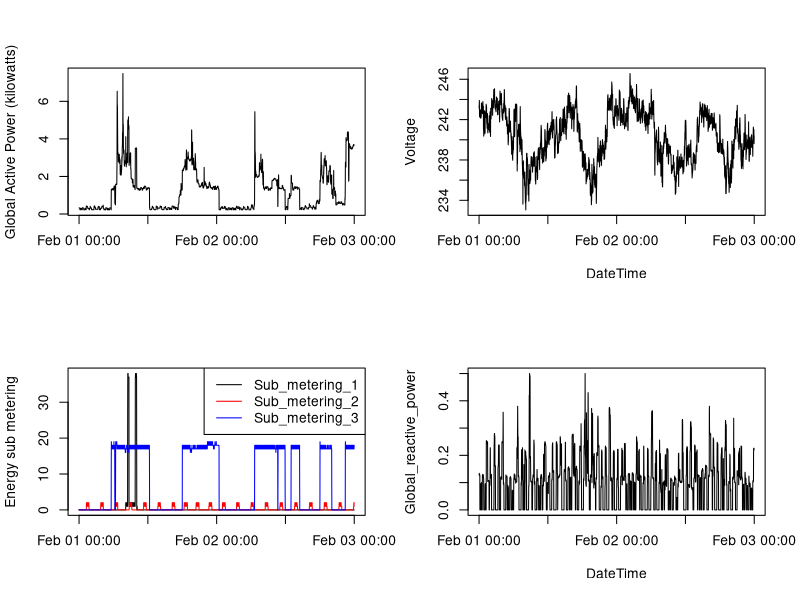

Here is the R script that generated this plot:

setwd("~/R/Hopkins_Data_Science_Specialization/Exploratory_Data_Analysis")

#read in data for our dates
a <- read.csv("01-02-2007.txt")
b <- read.csv("02-02-2007.txt")

#combine the two days
data <- rbind(a,b)

# put the date and time together in another column
library(lubridate)
q <- (data[,c("Date","Time")])
q <- paste(q[,1],q[,2])
q <- strptime(q, format = "%Y-%m-%d %H:%M:%S")
data <- cbind(data,"DateTime"=q)

png("plot4.png")
# four graphs in one. Set the scene
par(mfrow = c(2, 2))
#top left
with(data, plot(DateTime, Global_active_power, type = "l", xlab = "", ylab = "Global Active Power (kilowatts)"))
#top right
with(data, plot(DateTime, Voltage, type = "l"))
#bottom left
with(data, plot(DateTime, Sub_metering_1, type = "l", xlab = "", ylab = "Energy sub metering"))
with(data, lines(DateTime, Sub_metering_2, type = "l", col = "red"))
with(data, lines(DateTime, Sub_metering_3, type = "l", col = "blue"))
legend("topright", col = c("black", "red", "blue"), c("Sub_metering_1","Sub_metering_2","Sub_metering_3"), lwd = 1)
#bottom right
with(data, plot(DateTime, Global_reactive_power, type = "l"))
dev.off()